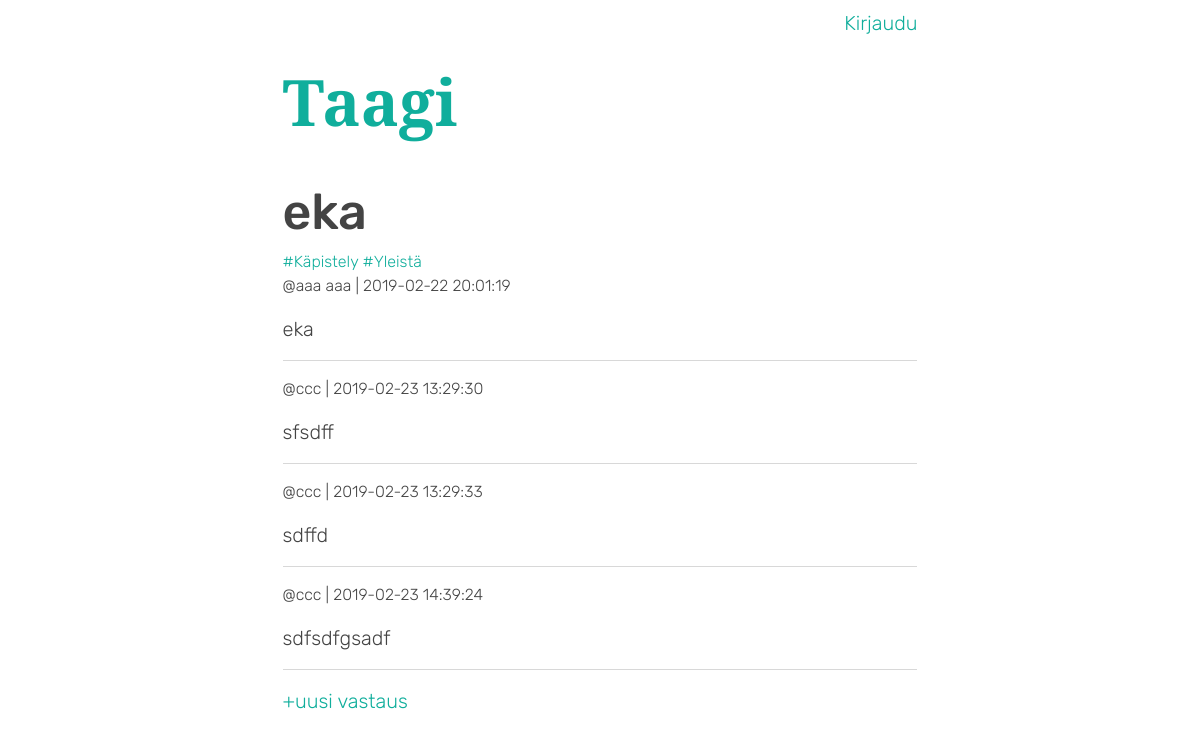
/viesti/1, run on the app's committed database.
### application/viestit/models.py (models this page shows, shortened)
class Viesti(Base):
    __tablename__ = 'viesti'
    id = db.Column(db.Integer, primary_key=True)
    otsikko = db.Column(db.String(144), nullable=True)
    sisalto = db.Column(db.String(2048), nullable=False)
    kayttaja_id = db.Column(db.Integer, db.ForeignKey('kayttaja.id'),
                            nullable=False)
    vastaus_idlle = db.Column(db.Integer, nullable=True)
    tagit = db.relationship('Tagitus', backref='tagit', lazy=True)

### application/tagit/models.py (models this page shows, shortened)
class Tagi(Base):
    __tablename__ = 'tagi'
    id = db.Column(db.Integer, primary_key=True)
    nimi = db.Column(db.String(40), nullable=False)
    viestit = db.relationship("Tagitus", backref="tagi")
    seuraajat = db.relationship("Seuratut", backref="tagi")

### application/auktorisointi/models.py (models this page shows, shortened)
class Kayttaja(Base):
    __tablename__ = "kayttaja"
    id = db.Column(db.Integer, primary_key=True)
    kayttajanimi = db.Column(db.String(144), nullable=False)
    salasana = db.Column(db.String(144), nullable=False)
    yllapitaja = db.Column(db.Boolean, nullable=False)
    viestit = db.relationship("Viesti", backref='kayttaja', lazy=True)
    viestit = db.relationship("Seuratut", backref="kayttaja")

### application/viestit/views.py (the view)
@app.route("/viesti/<viesti_id>")
def viesti(viesti_id):
    stmt=text(" SELECT DISTINCT tagi.id, tagi.nimi FROM tagitus, tagi "
              " WHERE tagitus.viesti_id = :viesti_id "
              " AND tagi.id = tagitus.tagi_id ").params(viesti_id=viesti_id)
    res1 = db.engine.execute(stmt)
    tagit = []
    for row in res1:
        tagit.append({"nimi":row[1]})
    viesti = Viesti.query.get(viesti_id)
    stmt=text(" SELECT kayttaja.kayttajanimi FROM kayttaja "
              " WHERE kayttaja.id = :kayttaja_id " ).params(kayttaja_id=viesti.kayttaja_id)
    kayttaja=db.engine.execute(stmt).fetchone()
    stmt=text(" SELECT * FROM viesti, kayttaja  "
              " WHERE viesti.kayttaja_id = kayttaja.id "
              " AND viesti.vastaus_idlle = :id").params(id=viesti.id)
    res2 = db.engine.execute(stmt)
    vastaukset = []
    for row in res2:
        vastaukset.append({"luotu":row[0], "id":row[1], "sisalto":row[3], "kayttajanimi":row[8]})
    return render_template("viestit/viesti.html",
        viesti=viesti,
        tagit=tagit,
        kayttaja=kayttaja,
        vastaukset=vastaukset
    )

### application/templates/viestit/viesti.html
{% extends "layout.html" %}
{% block body %}
{% include 'includes/header.html' %}
<h1>{{ viesti.otsikko }}</h1>
<p class="meta small">
    {% for tagi in tagit %}
        <a href="/tagi/{{tagi.id}}">#{{tagi.nimi}}</a>
    {% endfor %}
    <br>
    @{{ kayttaja.kayttajanimi }}
    | {{ viesti.luotu }}
</p>
<p class="sisalto"> {{viesti.sisalto}}</p>
<hr>
{% for vastaus in vastaukset %}
    <p class="meta small">
        @{{ vastaus.kayttajanimi }}
        | {{ vastaus.luotu }}
    </p>
    <p class="sisalto"> {{vastaus.sisalto}}</p>
    <hr>
{% endfor %}
<a href="{{url_for('vastaus_muokkaa_uusi', viesti_id=viesti.id)}}">+uusi vastaus</a>
{% endblock %}

### application/templates/layout.html (shortened to what this page needs)
<!DOCTYPE html>
<html>
<head>
    <link rel="stylesheet" href="/static/css/bootstrap.css">
    <link rel="stylesheet" href="/static/css/styles.css">
</head>
</head>
<body>
    <div class="container site_wrapper">
        <div class="row justify-content-center">
            <div class="col-12 col-md-10 col-lg-8 col-xl-7">
                {% block body %}
                {% endblock %}
            </div>
        </div>
</body>
</html>

### application/templates/includes/header.html
{% block body %}
<header>
    <div class="row">
        <div class="col-12 ylanavi">
            {% if current_user.is_authenticated %}
            <p class="small"> Moi {{ current_user.kayttajanimi }} |
                <a href="{{ url_for('kayttaja') }}">omat asetukset</a> |
                {% if current_user.yllapitaja is sameas true %}
                    <a href="{{ url_for('yllapito') }}">Taagin hallinta</a> |
                {% endif %}
                <a href="{{ url_for('kirjaudupois') }}">kirjaudu ulos</a>
            </p>
            {% else %}
            <p><a href="{{ url_for('kirjaudu') }}">Kirjaudu</a></p>
            {% endif %}
        </div>
    </div>
    <a class="service_name" href="{{ url_for('index') }}">Taagi</a>
</header>
{% endblock %}

### application/static/css/styles.css (style rules this page uses)
header { margin-bottom: 2rem; }
.service_name { margin-top: .5rem; font-size: 4rem; font-family: "Alegreya", "Georgia", "Times", serif; font-weight: 700; }
.ylanavi { text-align: right; margin-top: 0.5rem; }

### data on the page
Viesti: otsikko "eka", luotu "2019-02-22 20:01:19", sisalto "eka"
Tagi: nimi "Käpistely"
Tagi: nimi "Yleistä"
Kayttaja: kayttajanimi "aaa aaa"
Viesti: kayttajanimi "ccc", luotu "2019-02-23 13:29:30", sisalto "sfsdff"
Viesti: kayttajanimi "ccc", luotu "2019-02-23 13:29:33", sisalto "sdffd"
Viesti: kayttajanimi "ccc", luotu "2019-02-23 14:39:24", sisalto "sdfsdfgsadf"
